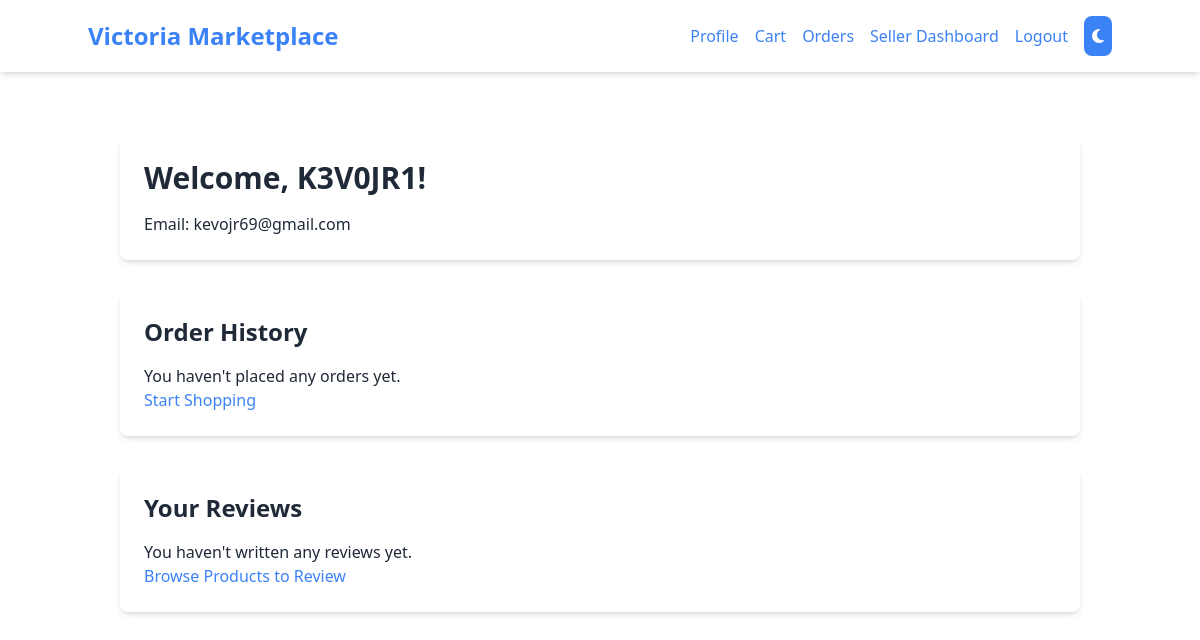
The app's page /profile/ (signed in), older data.
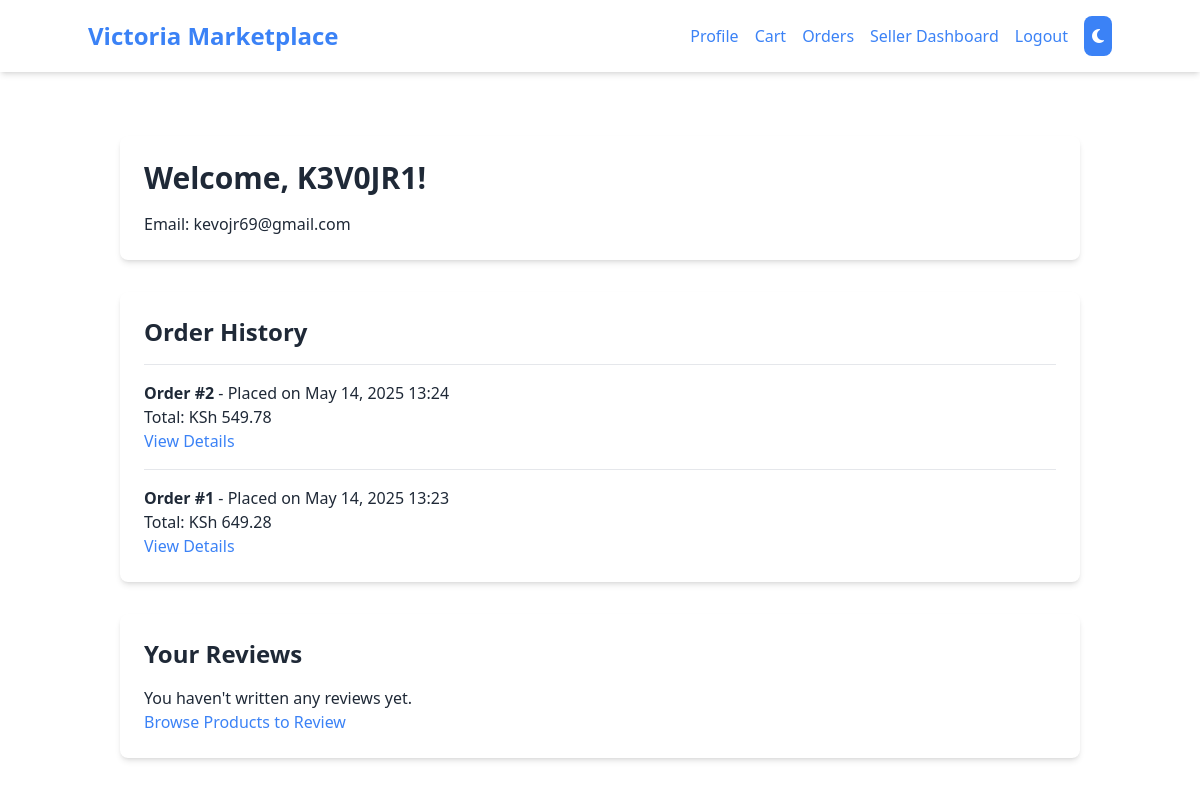
The same page, newer data.
### marketplace/models.py (models this page shows, shortened)
class Order(models.Model):
    STATUS_CHOICES = [
        ('Pending', 'Pending'),
        ('Completed', 'Completed'),
        ('Failed', 'Failed'),
    ]
    user = models.ForeignKey(User, on_delete=models.CASCADE, related_name='orders')
    cart_items = models.ManyToManyField(CartItem)
    status = models.CharField(max_length=50, choices=STATUS_CHOICES, default='Pending')
    created_at = models.DateTimeField(auto_now_add=True)
    total_price = models.DecimalField(max_digits=10, decimal_places=2, null=True)

### marketplace/views.py (the view)
# urls.py: path('profile/', views.profile, name='profile'),
@login_required
def profile(request):
    orders = Order.objects.filter(user=request.user).order_by('-created_at')
    reviews = Review.objects.filter(user=request.user).order_by('-created_at')
    return render(request, 'marketplace/profile.html', {
        'orders': orders,
        'reviews': reviews,
    })

### templates/marketplace/profile.html
{% extends 'base.html' %}
{% block content %}
    <div class="container mx-auto px-4 py-8">
        <div class="theme-container rounded-lg shadow-md p-6 mb-8">
            <h1 class="text-3xl font-bold mb-4">Welcome, {{ user.username }}!</h1>
            <p>Email: {{ user.email }}</p>
        </div>
        <div class="theme-container rounded-lg shadow-md p-6 mb-8">
            <h2 class="text-2xl font-semibold mb-4">Order History</h2>
            {% if orders %}
                <div class="space-y-4">
                    {% for order in orders %}
                        <div class="border-t border-gray-200 dark:border-gray-700 pt-4">
                            <p><strong>Order #{{ order.id }}</strong> - Placed on {{ order.created_at|date:"F d, Y H:i" }}</p>
                            <p>Total: KSh {{ order.total_price }}</p>
                            <a href="{% url 'marketplace:order_confirmation' order.id %}" class="theme-link">View Details</a>
                        </div>
                    {% endfor %}
                </div>
            {% else %}
                <p>You haven't placed any orders yet.</p>
                <a href="{% url 'marketplace:home' %}" class="theme-link">Start Shopping</a>
            {% endif %}
        </div>
        <div class="theme-container rounded-lg shadow-md p-6">
            <h2 class="text-2xl font-semibold mb-4">Your Reviews</h2>
            {% if reviews %}
                <div class="space-y-4">
                    {% for review in reviews %}
                        <div class="border-t border-gray-200 dark:border-gray-700 pt-4">
                            <p><strong>{{ review.product.name }}</strong> - {{ review.rating }}/5</p>
                            <p class="text-sm">{{ review.comment }}</p>
                            <small class="text-gray-500 dark:text-gray-400">Posted on {{ review.created_at|date:"F d, Y H:i" }}</small>
                        </div>
                    {% endfor %}
                </div>
            {% else %}
                <p>You haven't written any reviews yet.</p>
                <a href="{% url 'marketplace:home' %}" class="theme-link">Browse Products to Review</a>
            {% endif %}
        </div>
    </div>
{% endblock %}

Row changes from the older to the newer data that the page shows:
added Order: id "2", created_at "May 14, 2025 13:24", total_price "549.78"
added Order: id "1", created_at "May 14, 2025 13:23", total_price "649.28"
Text that changed along with them:
text no longer shown: "You haven't placed any orders yet. Start Shopping"
